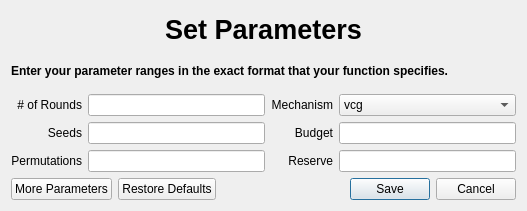
<?xml version="1.0" encoding="UTF-8"?>
<ui version="4.0">
 <class>Parameters</class>
 <widget class="QDialog" name="Parameters">
  <property name="geometry">
   <rect>
    <x>0</x>
    <y>0</y>
    <width>527</width>
    <height>211</height>
   </rect>
  </property>
  <property name="windowTitle">
   <string>Dialog</string>
  </property>
  <layout class="QGridLayout" name="gridLayout_2">
   <item row="0" column="0" colspan="2">
    <widget class="QLabel" name="label_7">
     <property name="font">
      <font>
       <pointsize>20</pointsize>
       <weight>75</weight>
       <bold>true</bold>
      </font>
     </property>
     <property name="text">
      <string>Set Parameters</string>
     </property>
     <property name="alignment">
      <set>Qt::AlignCenter</set>
     </property>
    </widget>
   </item>
   <item row="2" column="0" colspan="2">
    <layout class="QGridLayout" name="gridLayout">
     <item row="0" column="1">
      <widget class="QLineEdit" name="num_rounds"/>
     </item>
     <item row="1" column="0">
      <widget class="QLabel" name="label_2">
       <property name="text">
        <string>Seeds</string>
       </property>
       <property name="alignment">
        <set>Qt::AlignRight|Qt::AlignTrailing|Qt::AlignVCenter</set>
       </property>
      </widget>
     </item>
     <item row="2" column="0">
      <widget class="QLabel" name="label_3">
       <property name="text">
        <string>Permutations</string>
       </property>
       <property name="alignment">
        <set>Qt::AlignRight|Qt::AlignTrailing|Qt::AlignVCenter</set>
       </property>
      </widget>
     </item>
     <item row="0" column="2">
      <widget class="QLabel" name="label_6">
       <property name="text">
        <string>Mechanism</string>
       </property>
       <property name="alignment">
        <set>Qt::AlignRight|Qt::AlignTrailing|Qt::AlignVCenter</set>
       </property>
      </widget>
     </item>
     <item row="2" column="4">
      <widget class="QLineEdit" name="reserve"/>
     </item>
     <item row="2" column="2">
      <widget class="QLabel" name="label_5">
       <property name="text">
        <string>Reserve</string>
       </property>
       <property name="alignment">
        <set>Qt::AlignRight|Qt::AlignTrailing|Qt::AlignVCenter</set>
       </property>
      </widget>
     </item>
     <item row="1" column="2">
      <widget class="QLabel" name="label_4">
       <property name="text">
        <string>Budget</string>
       </property>
       <property name="alignment">
        <set>Qt::AlignRight|Qt::AlignTrailing|Qt::AlignVCenter</set>
       </property>
      </widget>
     </item>
     <item row="0" column="0">
      <widget class="QLabel" name="label">
       <property name="text">
        <string># of Rounds</string>
       </property>
       <property name="alignment">
        <set>Qt::AlignRight|Qt::AlignTrailing|Qt::AlignVCenter</set>
       </property>
      </widget>
     </item>
     <item row="1" column="4">
      <widget class="QLineEdit" name="budget"/>
     </item>
     <item row="2" column="1">
      <widget class="QLineEdit" name="permutations"/>
     </item>
     <item row="1" column="1">
      <widget class="QLineEdit" name="seed"/>
     </item>
     <item row="0" column="4">
      <widget class="QComboBox" name="mechanism">
       <item>
        <property name="text">
         <string>vcg</string>
        </property>
       </item>
       <item>
        <property name="text">
         <string>gsp</string>
        </property>
       </item>
       <item>
        <property name="text">
         <string>switch</string>
        </property>
       </item>
      </widget>
     </item>
    </layout>
   </item>
   <item row="1" column="0" colspan="2">
    <widget class="QLabel" name="label_8">
     <property name="font">
      <font>
       <weight>75</weight>
       <bold>true</bold>
      </font>
     </property>
     <property name="text">
      <string>Enter your parameter ranges in the exact format that your function specifies.</string>
     </property>
    </widget>
   </item>
   <item row="3" column="0">
    <widget class="QPushButton" name="moreparams">
     <property name="text">
      <string>More Parameters</string>
     </property>
    </widget>
   </item>
   <item row="3" column="1">
    <widget class="QDialogButtonBox" name="save">
     <property name="orientation">
      <enum>Qt::Horizontal</enum>
     </property>
     <property name="standardButtons">
      <set>QDialogButtonBox::Cancel|QDialogButtonBox::RestoreDefaults|QDialogButtonBox::Save</set>
     </property>
     <property name="centerButtons">
      <bool>false</bool>
     </property>
    </widget>
   </item>
  </layout>
 </widget>
 <resources/>
 <connections>
  <connection>
   <sender>save</sender>
   <signal>rejected()</signal>
   <receiver>Parameters</receiver>
   <slot>reject()</slot>
   <hints>
    <hint type="sourcelabel">
     <x>316</x>
     <y>228</y>
    </hint>
    <hint type="destinationlabel">
     <x>15</x>
     <y>15</y>
    </hint>
   </hints>
  </connection>
  <connection>
   <sender>save</sender>
   <signal>accepted()</signal>
   <receiver>Parameters</receiver>
   <slot>accept()</slot>
   <hints>
    <hint type="sourcelabel">
     <x>248</x>
     <y>222</y>
    </hint>
    <hint type="destinationlabel">
     <x>15</x>
     <y>15</y>
    </hint>
   </hints>
  </connection>
 </connections>
</ui>
